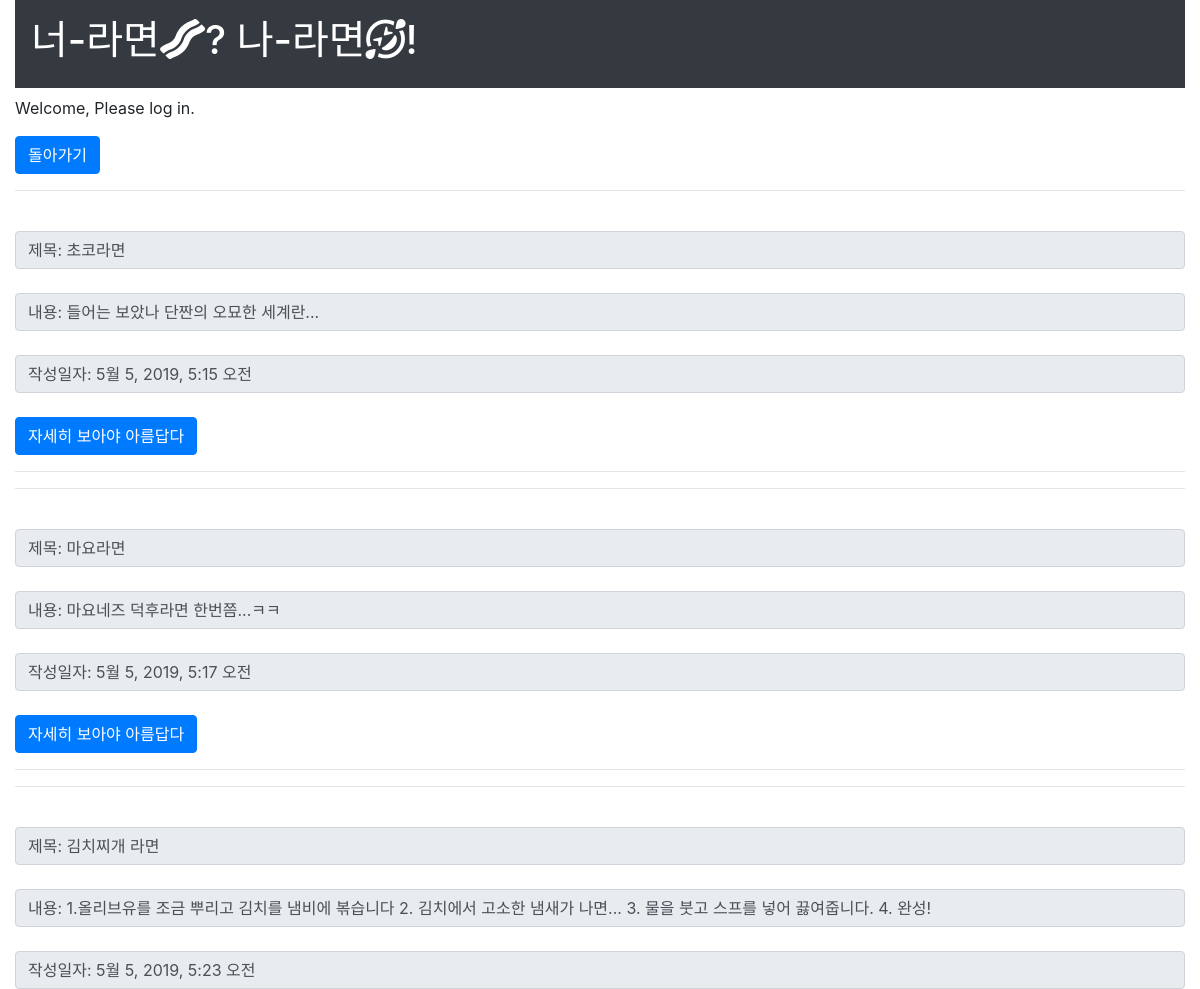
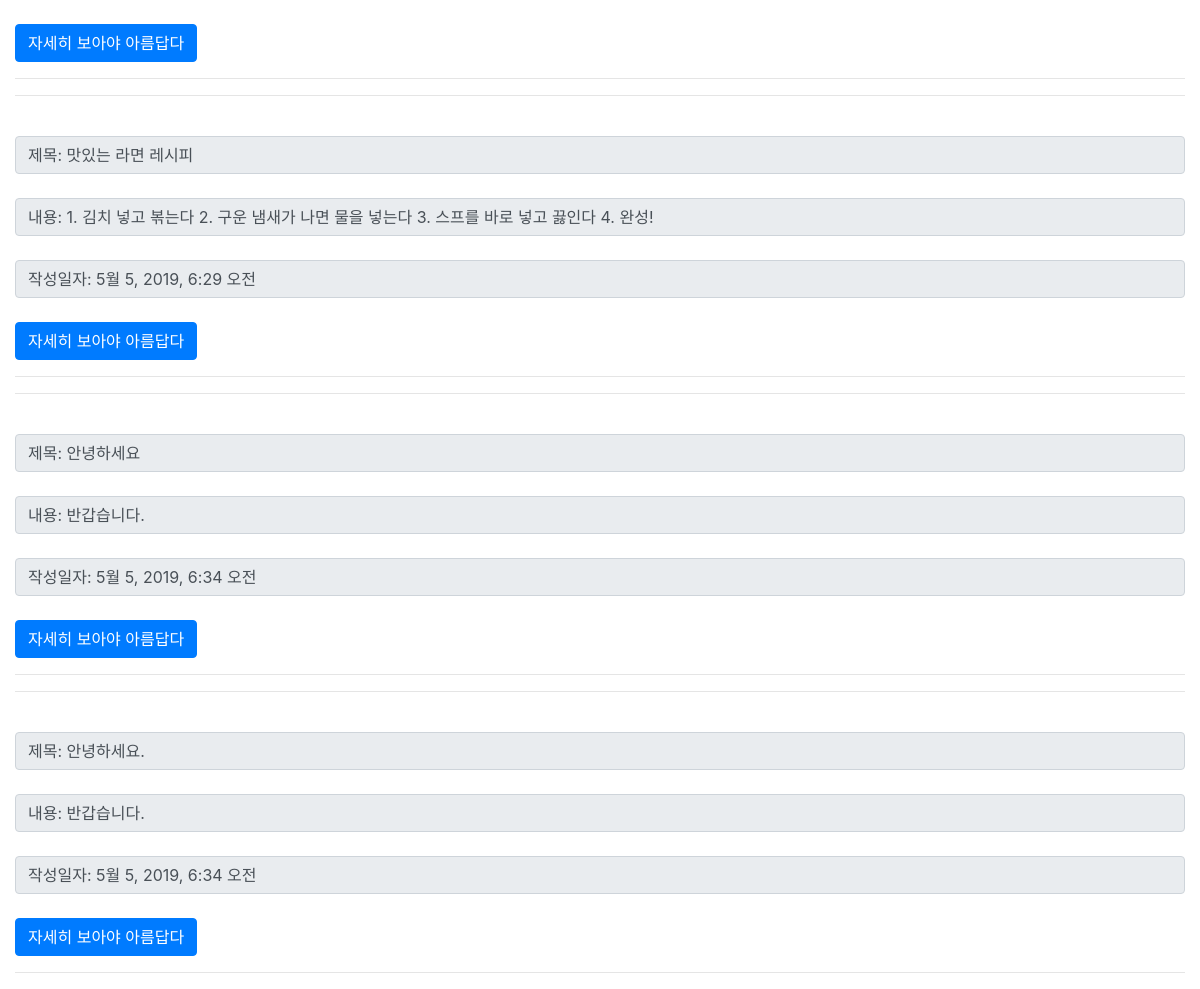
The app's page /home2/ with its own data (2 pictures, top to bottom).
### detail/models.py (models this page shows, shortened)
class Detail(models.Model):
    title = models.CharField(max_length = 100)
    pub_date = models.DateTimeField(auto_now_add = True)
    content = models.TextField()

### detail/views.py (the view)
# urls.py: path('home2/', detail.views.home2, name='home2'),
def home2(request):
    ramyuns = Detail.objects
    return render(request, 'home2.html',{'ramyun' :ramyuns})

### detail/templates/home2.html (shortened to what this page needs)
{% load staticfiles %}
<!DOCTYPE html>
<html lang="ko">
<head>
<link rel="stylesheet" href="https://stackpath.bootstrapcdn.com/bootstrap/4.3.1/css/bootstrap.min.css">
<link rel="stylesheet" href="https://use.fontawesome.com/releases/v5.8.1/css/all.css">
</head>
<body>
<div class="container-fluid">
    <div class="p-3 mb-2 bg-dark text-white"><h1>너-라면<i class="fas fa-bacon"></i>? 나-라면<i class="far fa-grin-squint-tears"></i>!</h1></div>
    {% if user.is_authenticated %}
    <p>Welcome, {{ user.username }}. </p>
    {% else %}
    <p>Welcome,  Please log in.</p>
    {% endif %}
    <a class="btn btn-primary" href="{% url 'home' %}" role="button">돌아가기</a>
{% block content %}
{% for detail in ramyun.all %}
    <hr>
<br>
    <span class="input-group-text" id="inputGroup-sizing-default">제목: {{detail.title}}<br></span>
<br>
    <span class="input-group-text" id="inputGroup-sizing-default">내용: {{detail.content}}<br></span>
<br>
    <span class="input-group-text" id="inputGroup-sizing-default">작성일자: {{detail.pub_date}}<br></span>
<br>
    <a class="btn btn-primary" href="{% url 'detail' detail.id %}" role="button">자세히 보아야 아름답다</a>
    <hr>
{% endfor %}
{% endblock %}
</div>
</body>
</html>

### records on screen
Detail: title "초코라면", content "들어는 보았나 단짠의 오묘한 세계란...", pub_date "5월 5, 2019, 5:15 오전"
Detail: title "마요라면", content "마요네즈 덕후라면 한번쯤...ㅋㅋ", pub_date "5월 5, 2019, 5:17 오전"
Detail: title "김치찌개 라면", content "1.올리브유를 조금 뿌리고 김치를 냄비에 볶습니다 2. 김치에서 고소한 냄새가 나면... 3. 물을 붓고 스프를 넣어 끓여줍니다. 4. 완성!", pub_date "5월 5, 2019, 5:23 오전"
Detail: title "맛있는 라면 레시피", content "1. 김치 넣고 볶는다 2. 구운 냄새가 나면 물을 넣는다 3. 스프를 바로 넣고 끓인다 4. 완성!", pub_date "5월 5, 2019, 6:29 오전"
Detail: title "안녕하세요", content "반갑습니다.", pub_date "5월 5, 2019, 6:34 오전"
Detail: title "안녕하세요.", content "반갑습니다.", pub_date "5월 5, 2019, 6:34 오전"
